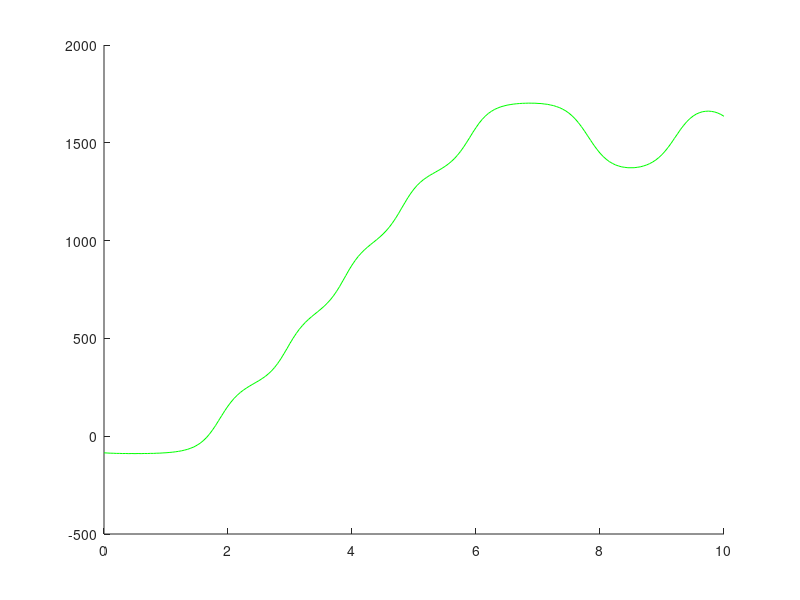

Here is the MATLAB script that generated this plot: (Note: this script raises an error after producing the figure.)
function RK4Passive()
%RK4 Summary of this function goes here
%   Detailed explanation goes here
%It calculates ODE using Runge-Kutta 4th order method
%Author Nialls Chavez

    clc;                        %Clears the screen
    clear all;

    h=.05;                      %step size
    t = 0:h:10;                  % Calculates upto phi(3)
    phi = zeros(2,length(t));   %settting the size of phi
    
    phi(1, 1)= (5*pi)/180;         %the angle from vertical
    phi(1,2)= 0; 
    
    
    for i=1:(length(t)-1)       %calculation loop
        k_1 = F_xy(t(i),phi(:,i));
        k_2 = F_xy(t(i)+0.5*h,phi(:,i)+0.5*h*k_1);
        k_3 = F_xy((t(i)+0.5*h),(phi(:,i)+0.5*h*k_2));
        k_4 = F_xy((t(i)+h),(phi(:,i)+k_3*h));
        
        phi(:,i+1) = phi(:,i) + (1/6)*(k_1+2*k_2+2*k_3+k_4)*h;  %main equation
        
    end
    
    %now that we have the data, we need to interpolate it and find
    %out where the rider crashes. 
   
    col=(phi(1,:)*180/pi)';
    
    hold on; 
    for i= 1: length(col)
        col(i)
        if col(i) > 90
            
            toInterpY=[t(i-2); t(i-1); t(i); t(i+1);t(i+2)];
            toInterpX=[col(i-2)-90; col(i-1)-90; col(i)-90; col(i+1)-90; col(i+2)-90];
            %plot (toInterpY, toInterpX-90, 'ro')

            break;
        end
    end

    plot (t',(phi(1,:)*180/pi)-90, 'g');
   
    plotter(toInterpY, toInterpX);
    title(' Passive control');
    legend('Actual calculation','interpolated data');
    axis([1.3 2 -150 200])
    %the roots are: 
    %2.089312193255840                     
    %1.673031032380639          => correct root             
    %1.471745118577493 + 0.231718001703095i
    %1.471745118577493 - 0.231718001703095i
end

function F= F_xy(t, phi )

    l= 0.4;                     %a constant 
    g=9.81;                     %gravity
    F = [phi(2); (g*(sin(phi(1) - sin(60*t))))/l];
    
end